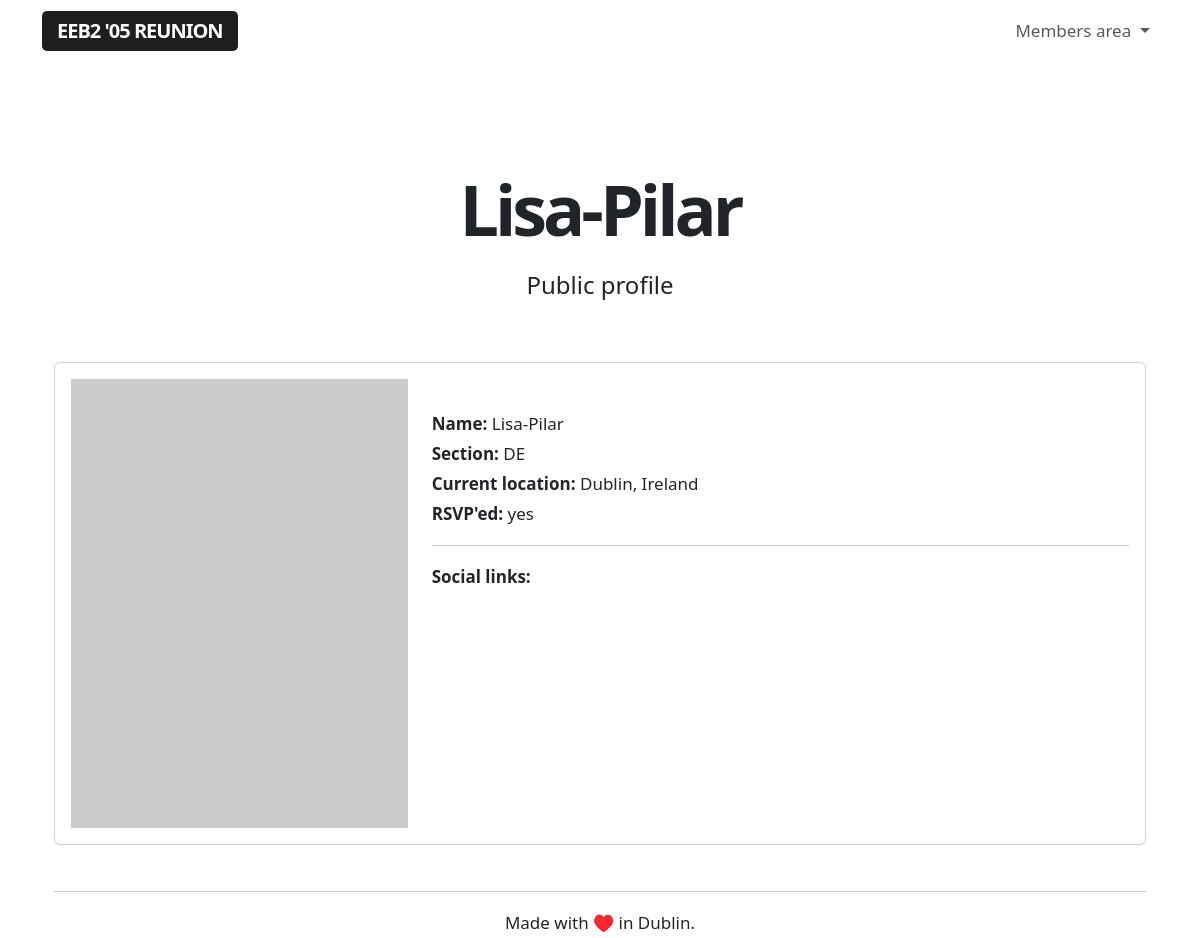
The page /public/4 (signed in) on the database its author committed.
### app/models.py (models this page shows, shortened)
class User(UserMixin, db.Model):
    id = db.Column(db.Integer, primary_key=True)
    username = db.Column(db.String(64), index=True, unique=True)
    name = db.Column(db.String(64), index=True, unique=False)
    section = db.Column(db.String(64), index=True, unique=False)
    email = db.Column(db.String(120), index=True, unique=True)
    password_hash = db.Column(db.String(128))
    role = db.Column(db.String(64), index=True, unique=False)
    rsvp = db.Column(db.String(64), index=True, unique=False)
    avatar = db.Column(db.String(64), index=True, unique=False)
    currentlocation = db.Column(db.String(64), index=True, unique=False)
    verified = db.Column(db.String(64), index=True, unique=False)
    facebook = db.Column(db.String(64), index=True, unique=False)
    twitter = db.Column(db.String(64), index=True, unique=False)
    instagram = db.Column(db.String(64), index=True, unique=False)
    linkedin = db.Column(db.String(64), index=True, unique=False)
    snapchat = db.Column(db.String(64), index=True, unique=False)
    reddit = db.Column(db.String(64), index=True, unique=False)
    mastodon = db.Column(db.String(64), index=True, unique=False)
    tiktok = db.Column(db.String(64), index=True, unique=False)

### app/routes.py (the view)
@app.route('/public/<guestid>', methods=['GET'])
@login_required
def public(guestid):
    guest = Guest.query.filter_by(id=guestid).first()
    user = User.query.filter_by(email=guest.email).first()
    if guest.email is None:
        flash("This person has not registered yet.")
        return redirect(url_for('user', userid=current_user.id))
    else:
        return render_template('public.html', guestid=guestid, user=user)
    return render_template('public.html', guestid=guestid, user=user)

### app/models.py (called while the page is built)
@login.user_loader
def load_user(id):
    return User.query.get(int(id))

### app/templates/public.html (shortened to what this page needs)
{% extends "base.html" %}
{% block content %}
<div class="title">
    <h1>{{ user.name }}</h1>
    <h4>Public profile</h4>
</div>
<div class="container profile">
  <div class="row align-items-start">
    <div class="col-12">
        <div class="card">
            <div class="card-body">
                <div class="row align-items-start">
                    <div class="col-4">
                        {% if user.avatar %}
                        <img class="placeholderimage" src="/static/uploads/{{ user.avatar }}">
                        {% else %}
                        <img class="placeholderimage" src="https://dummyimage.com/600x800/c2c2c2/fff.jpg&text=Profile+placeholder">
                        {% endif %}
                    </div>
                    <div class="col-8">
                        <br>
                        <b>Name:</b> {{ user.name }}
                        <br>
                        <b>Section:</b> {{ user.section }}
                        <br>
                        <b>Current location:</b> {{ user.currentlocation }}
                        <br>
                        <b>RSVP'ed:</b> {{ user.rsvp }}
                        <hr>
                        <b>Social links:</b>
                        <br>
                    </div>
                </div>
            </div>
        </div>
    </div>
</div>
{% endblock %}

### app/static/styles.css (style rules this page uses)
body { font-size: 17px !important; line-height: 30px !important; }
h1 { font-size: 70px !important; letter-spacing: -4px; text-align: center; font-weight: 800 !important; line-height: 75px !important; }
h4 { padding-bottom: 20px !important; font-weight: 300 !important; line-height: 35px !important; }
.placeholderimage { width: 100%; }
.title h1 { margin-bottom: -20px !important; margin-top: 40px; }
.title h4 { padding-top: 40px !important; text-align: center !important; margin-bottom: 40px; }

### rows shown on the page
User: name "Lisa-Pilar", section "DE", currentlocation "Dublin, Ireland", rsvp "yes"
